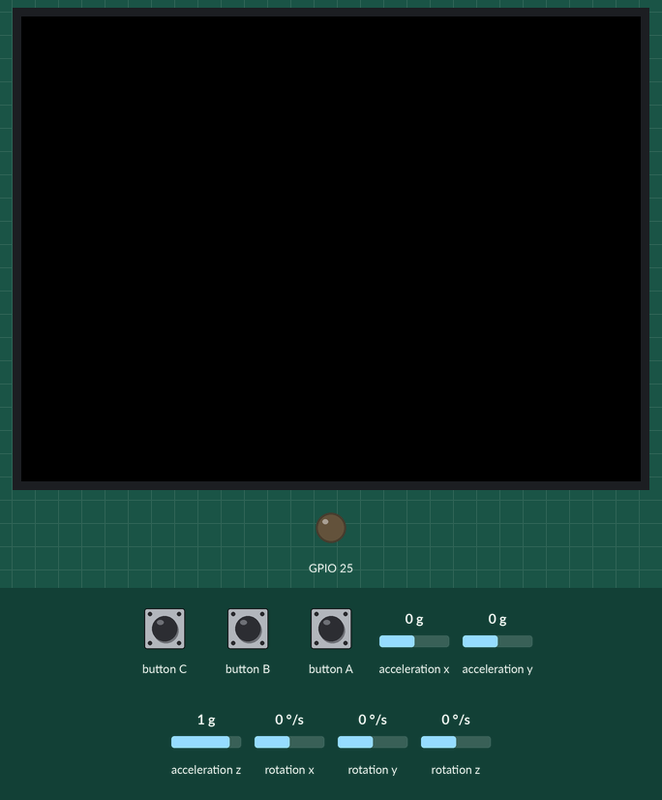
Recording of a sketch running on a simulated ESP32. Parts: 320×240 colour display, output pins drawn as LEDs (lit = HIGH). Wiring (inferred from the names in the program): MPU-6050 motion sensor at I2C address 0x68; MPU-6050 motion sensor at I2C address 0x69. The inputs (shaded band) are chosen by the test bench; at power-on: acceleration x 0 g, acceleration y 0 g, acceleration z 1 g, rotation x 0 °/s, rotation y 0 °/s, rotation z 0 °/s. Storage starts empty; what the sketch prints to the serial monitor is not drawn.

Above: at 1.3 s.
1.4 s: button A pressed for 0.15 s
3.9 s: button A pressed for 1 s
At 5.3 s:
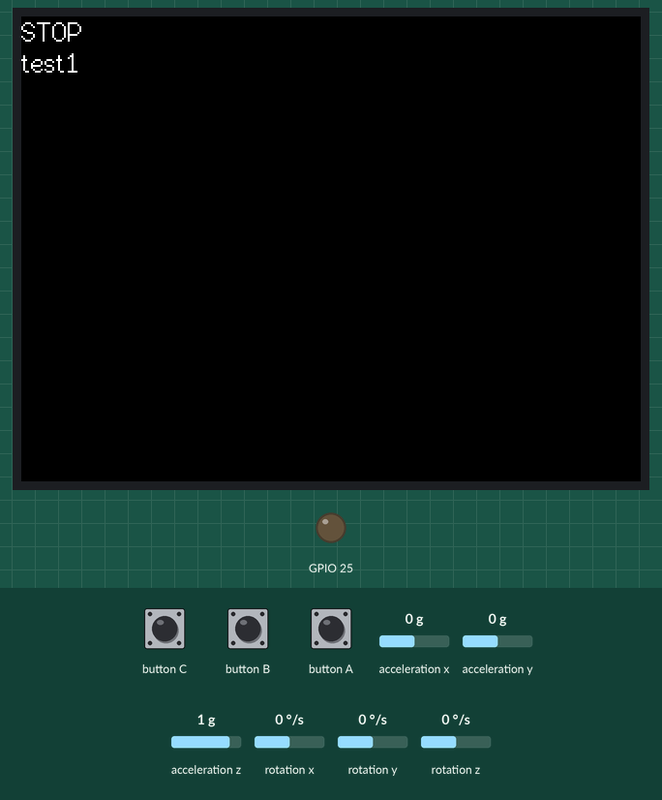
Timing chart, 0 to 6.9 s (numbered marks = the images above; inputs shaded):
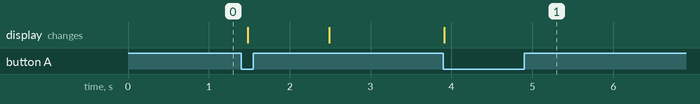

The sketch:

Koji.ino
```cpp
#include <M5Stack.h>
#include "SD.h"
#include "MPU6050test.h"

SPIClass SPI2;

unsigned long currentTime=0;
unsigned long prevTime=0;
unsigned long prevTime1s=0;
unsigned long cnt=0;
unsigned long cnt_interval=0;
unsigned long flag=0;
uint32_t counter = 0;
short int time_interval = 10;
short int first_flag = 1;
short int csv_num = 1;


File file;
#include <Wire.h>


MPU6050sensor sensor1(0x68);
MPU6050sensor sensor2(0x69);


void setup() {
  M5.begin();
  // M5.IMU.Init();
  M5.Lcd.setRotation(3);

  SPI2.begin(0, 36, 26, -1); // SPI初期化
  if(!SD.begin(-1, SPI2)) { // SDカード初期化
    M5.Lcd.println("Card Mount Failed");
    return;
  }
  dacWrite(25, 0);
  //  serial for debugging

  //  i2c as a master
  Wire.begin();
  //  wake it up
  sensor2.begin();
  sensor1.begin();

  Serial.begin(115200);
  Serial.println("*** started");

}

void loop() {


  M5.update();
  //  send start address
  if(flag==1) {
    // sensor1.read();
    // sensor2.read();
    if(first_flag==1){
        M5.Lcd.fillScreen(BLACK);
        first_flag=0;
        prevTime=millis();

      }
    currentTime=millis();


    cnt_interval++;


    if(currentTime-prevTime>=time_interval) {
        sensor1.read();
        sensor2.read();
        prevTime+=time_interval;


        // file.println((String)currentTime+"," +(String)prevTime + "," + (String)tempax1 + "," + (String)tempay1 + "," + (String)tempaz1
        // + "," + (String)tempgx1 + "," + (String)tempgy1 + "," + (String)tempgz1 + "," + (String)temptemp1
        // + "," + (String)tempax2 + "," + (String)tempay2 + "," + (String)tempaz2
        // + "," + (String)tempgx2 + "," + (String)tempgy2 + "," + (String)tempgz2 + "," + (String)temptemp2);
        // // file.println((String)currentTime+"," +(String)prevTime);
        file.println((String)currentTime+"," +(String)prevTime + "," + (String)sensor1.ax + "," + (String)sensor1.ay + "," + (String)sensor1.az
        + "," + (String)sensor1.gx + "," + (String)sensor1.gy + "," + (String)sensor1.gz + "," + (String)sensor1.Temp
        + "," + (String)sensor2.ax + "," + (String)sensor2.ay + "," + (String)sensor2.az
        + "," + (String)sensor2.gx + "," + (String)sensor2.gy + "," + (String)sensor2.gz + "," + (String)sensor2.Temp);
        cnt++;
        cnt_interval = 0;
        M5.Lcd.setCursor(0, 0,2);
        M5.Lcd.setTextColor(WHITE, BLACK);
//         M5.Lcd.printf("acc1x: %d\r\n ",sensor1.ax);
//         M5.Lcd.printf("acc1y: %d\r\n ",sensor1.ay);
//         M5.Lcd.printf("acc1z: %d\r\n ",sensor1.az);
//         M5.Lcd.printf("gyro1x %d\r\n ",sensor1.gx);
//         M5.Lcd.printf("gyro1y: %d\r\n ",sensor1.gy);
//         M5.Lcd.printf("gyro1z: %d\r\n ",sensor1.gz);
//         M5.Lcd.printf("acc2x: %d\r\n ",sensor2.ax);
//         M5.Lcd.printf("acc2y: %d\r\n ",sensor2.ay);
//         M5.Lcd.printf("acc2z: %d\r\n ",sensor2.az);
//         M5.Lcd.printf("gyro2x: %d\r\n ",sensor2.gx);
//         M5.Lcd.printf("gyro2y: %d\r\n ",sensor2.gy);
//         M5.Lcd.printf("gyro2z: %d\r\n ",sensor2.gz);
              // Serial.print("  "); Serial.print(sensor1.ax);
              // Serial.println("");

      }

      // currentTime=millis();
      if(currentTime-prevTime1s>=1000) {
        // M5.Lcd.fillScreen(BLACK);
//        M5.Lcd.setCursor(0, 0, 4);
        M5.Lcd.printf("%d\r\n",cnt);
        cnt=0;
        prevTime1s=currentTime;
      }
    }

    if(M5.BtnA.wasPressed()) {
      flag = (flag+1)%2;
      if(flag==1) {
        file = SD.open("/test"+(String)csv_num+".csv", FILE_WRITE);
      }
      if(flag==0) {
        file.close();
        M5.Lcd.printf("STOP\r\n");
        M5.Lcd.printf("test%d\r\n",csv_num);
        csv_num++;
        first_flag=1;
      }
    }

}
```

MPU6050test.cpp
```cpp
#include "MPU6050test.h"

MPU6050sensor::MPU6050sensor(uint8_t _address)
{
  address= _address;
}


void MPU6050sensor::read()
{
    Wire.beginTransmission(address);
    Wire.write(MPU6050_AX);
    Wire.endTransmission();
    //  request 14bytes (int16 x 7)
    Wire.requestFrom(address, 14);
    //  get 14bytes
    ax = Wire.read() << 8;  ax |= Wire.read();
    ay = Wire.read() << 8;  ay |= Wire.read();
    az = Wire.read() << 8;  az |= Wire.read();
    Temp = Wire.read() << 8;  Temp |= Wire.read();
    gx = Wire.read() << 8; gx |= Wire.read();
    gy = Wire.read() << 8; gy |= Wire.read();
    gz = Wire.read() << 8; gz |= Wire.read();


}


void MPU6050sensor::begin()
{
  Wire.beginTransmission(address);
  Wire.write(0x6B);
  Wire.write(0);
  Wire.endTransmission();
}
```

MPU6050test.h
```cpp
#include <Wire.h>

#define MPU6050_ADDR68 0x68
#define MPU6050_ADDR69 0x69
#define MPU6050_AX  0x3B
#define MPU6050_AY  0x3D
#define MPU6050_AZ  0x3F
#define MPU6050_TP  0x41    //  data not used
#define MPU6050_GX  0x43
#define MPU6050_GY  0x45
#define MPU6050_GZ  0x47


class MPU6050sensor{
    public:
        MPU6050sensor(uint8_t _address=0x69);
        void read();
        void begin();
        short int getAccelx(){ return ax; };
        short int getAccely(){ return ay; };
        short int getAccelz(){ return az; };
        short int getGyrox(){ return gx; };
        short int getGyroy(){ return gy; };
        short int getGyroz(){ return gz; };
        // short int getTemp();
    // private:
        short int ax, ay, az;
        short int Temp;
        short int gx, gy, gz;
        uint8_t address;


};
```

Measured:
- after the input at 3.9 s, the display: changes at once (image 1)
